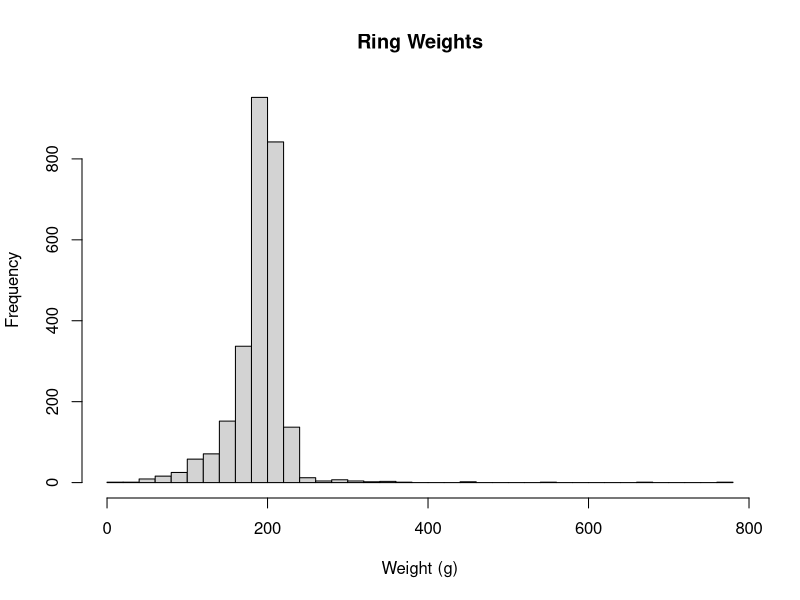
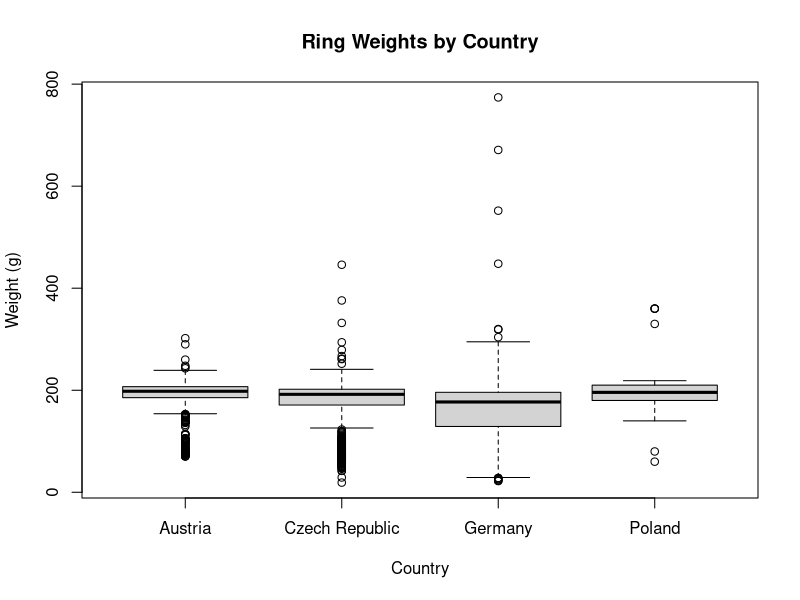
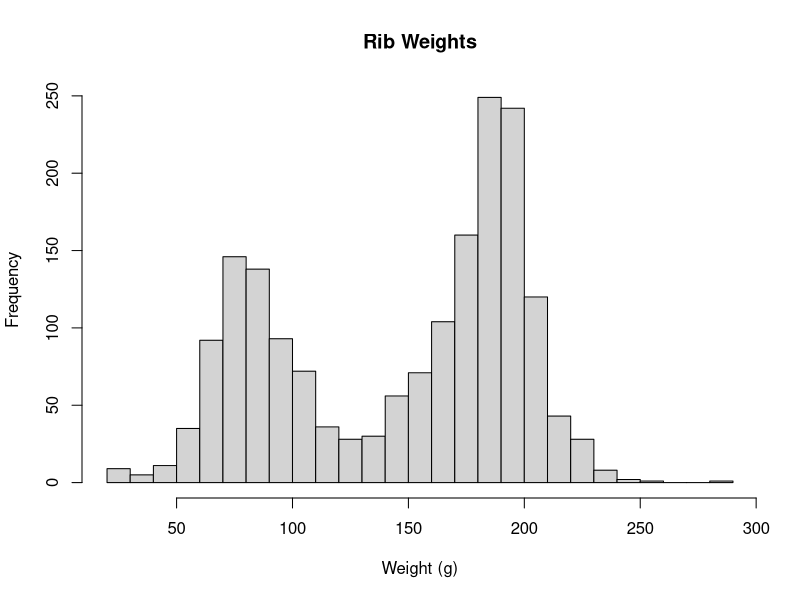
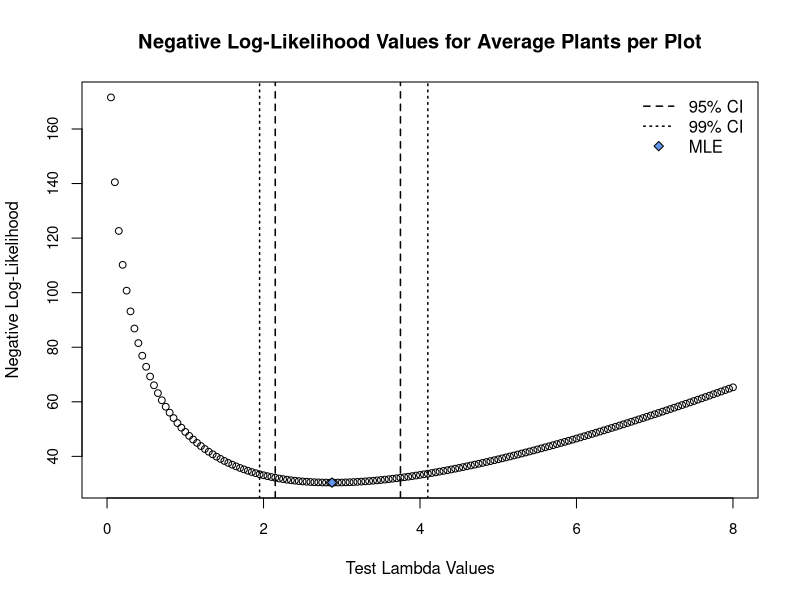

Generate these figures, in order, with R:
## ---- chunk 1
knitr::opts_chunk$set(echo = TRUE)

library(readxl)
library(MASS)
library(data.table)
library(dplyr)
library(knitr)
## ---- chunk 2
money <- read_excel("journal.pone.0240462.s002.xlsx",
                    sheet = 1
                    )

# Rename the weight column to make it tidy
money <- rename(money, Weight = `Weight (g)`)
## ---- chunk 3
kable(as.data.frame(money[sample(seq(1, length(money$Location)), 30, replace = FALSE),]),
      caption = "A selection of data from Kuijpers and Popa 2021.",
      row.names = FALSE
      )

## ---- chunk 4
hist(money$Weight[money$Type == "Ring"],
    main = "Ring Weights",
    breaks = 30, 
    xlab = "Weight (g)"
    )
## ---- chunk 5
ringMean <- mean(money["Type" = "Ring",]$Weight)

ringSD <- sd(money["Type" = "Ring",]$Weight)
## ---- chunk 6
ringWeightFit <- fitdistr(money["Type" = "Ring",]$Weight,
                           "normal")

# Calculate difference in calculated and fitdistr() means
meandif <- unname(ringWeightFit$estimate[1]) - ringMean

# Calculate difference in calculated and fitdistr() standard deviations
sddif <- unname(ringWeightFit$estimate[2]) - ringSD

## ---- chunk 7
ringsByCountry <- melt(data = as.data.table(money["Type" = "Ring",]), 
                       id = "Country", 
                       measure = "Weight"
                       )
## ---- chunk 8
boxplot(value ~ Country, 
        ringsByCountry,
        ylab = "Weight (g)",
        main = "Ring Weights by Country")
## ---- chunk 9
GermanVSAustrian <- t.test(ringsByCountry$value[ringsByCountry$Country == "Germany"],
                           ringsByCountry$value[ringsByCountry$Country == "Austria"]
                           )
## ---- chunk 10
hist(money$Weight[money$Type == "Rib"],
    main = "Rib Weights",
    breaks = 30, 
    xlab = "Weight (g)"
    )
## ---- chunk 11
plants <- c(8, 0, 3, 3, 4, 3, 2, 3, 3, 2, 4, 2, 3, 1, 4, 1)
## ---- chunk 12
neg.ll <- function(x, lambda){
        result <- length(x)*lambda - sum(x)*log(lambda) + sum(log(factorial(x)))
        return(result)
}

# The non-try-hard version:
# neg.ll.v2 <- function(x, lambda){
#       result <- -sum(dpois(x, 
#                            lambda, 
#                            log = TRUE)
#                            )
#       return(result)
#       }

## ---- chunk 13
# Define test lambda values
lambdaVals <- seq(min(plants),
                  max(plants),
                  by = 0.05
                  )

# Create vector to catch log likelihood values of test lambdas
plantLogLiks <- rep(0, length(lambdaVals))

# Run neg.ll() over all lambdaVals
for (i in 1:length(lambdaVals)){
        plantLogLiks[i] <- neg.ll(plants, lambdaVals[i])
}

# Use optimize() to determine the minimum value
plantMinLogLik <- optimize(f = neg.ll, x = plants, interval = lambdaVals)

# 95th percentile confidence interval
# Collect the positions of the lambda values whose negative log-likelihoods are
# within 1.92 of the minimum
vals95 <- which(plantLogLiks < plantMinLogLik$objective + 1.92)

# Use the first and last to select the corresponding lambda value
LL95 <- lambdaVals[vals95[1]]
UL95 <- lambdaVals[vals95[length(vals95)]]

# 99th percentile confidence interval
# Collect the positions of the lambda values whose negative log-likelihoods are
# within 3.32 of the minimum
vals99 <- which(plantLogLiks < plantMinLogLik$objective + 3.32)

# Use the first and last to select the corresponding lambda value
LL99 <- lambdaVals[vals99[1]]
UL99 <- lambdaVals[vals99[length(vals99)]]

## ---- chunk 14
plot(lambdaVals,
     plantLogLiks,
     xlab = "Test Lambda Values",
     ylab = "Negative Log-Likelihood",
     main = "Negative Log-Likelihood Values for Average Plants per Plot", 
     pch = 1,
     cex = 0.9,
     cex.axis = 0.9
     )

abline(v = c(LL95, UL95), 
       lty = 2, 
       lwd = 1.5
       )

abline(v = c(LL99, UL99), 
       lty = 3, 
       lwd = 1.5
       )

points(x = plantMinLogLik$minimum, 
       y = plantMinLogLik$objective, 
       pch = 23, 
       bg = "cornflowerblue"
       )

legend("topright", 
       c("95% CI", "99% CI", "MLE"),
       lty = c(2, 3, NA), 
       lwd = c(1.5, 1.5, NA),
       pch = c(NA, NA, 23),
       pt.bg = c(NA, NA, "cornflowerblue"),
       bty = "n",
       inset = 0.01
       )
